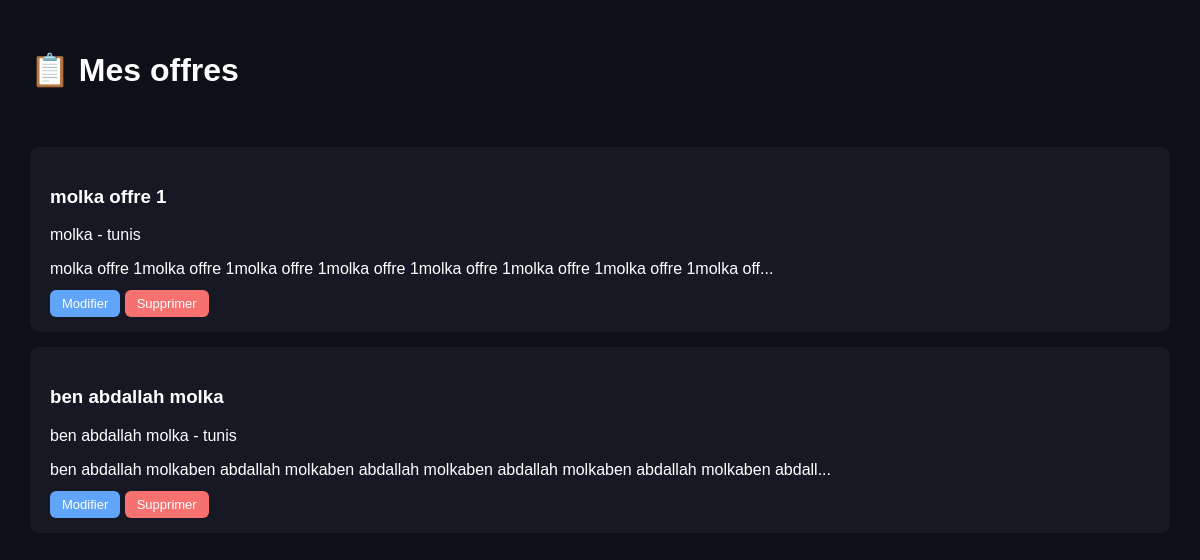
/mes_offres.php (signed in), run on an earlier commit of the app's database.
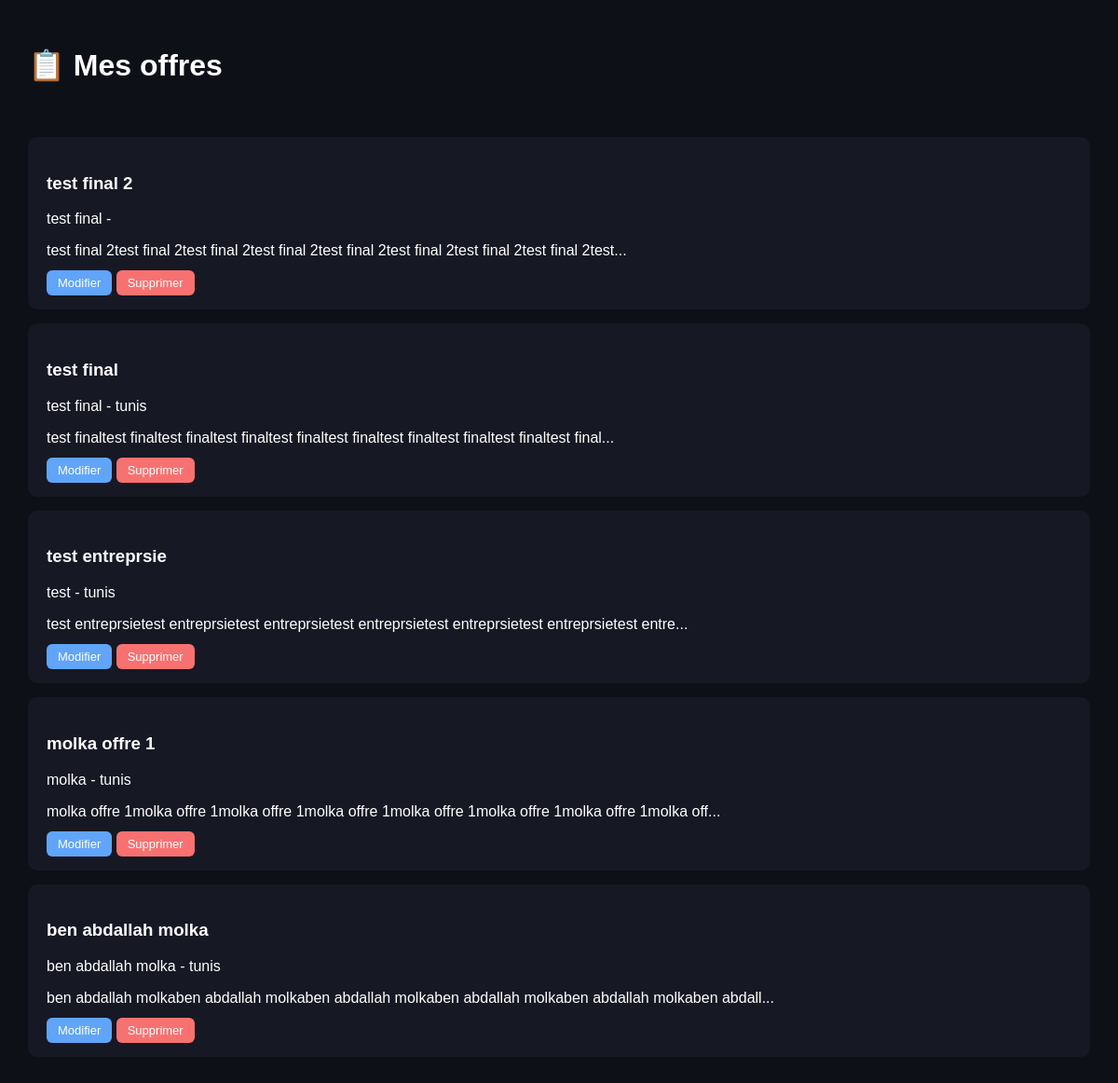
And on a later commit of the database.
### tables this page shows
CREATE TABLE `jobs` (
  `id` int(11) NOT NULL,
  `title` varchar(255) DEFAULT NULL,
  `company` varchar(255) DEFAULT NULL,
  `salary` varchar(100) DEFAULT NULL,
  `salary_max` varchar(100) DEFAULT NULL,
  `city` varchar(100) DEFAULT NULL,
  `description` text DEFAULT NULL,
  `created_at` timestamp NOT NULL DEFAULT current_timestamp(),
  `status` varchar(20) DEFAULT 'pending',
  `user_id` int(11) DEFAULT NULL,
  `contract_type` varchar(50) DEFAULT NULL,
  `category` varchar(100) DEFAULT NULL,
  `experience_level` varchar(100) DEFAULT NULL,
  `recruiter_type` varchar(50) DEFAULT NULL,
  `external_apply` tinyint(1) DEFAULT 0,
  `external_url` text DEFAULT NULL,
  `questions` longtext DEFAULT NULL,
  `company_id` int(11) DEFAULT NULL
);

### mes_offres.php (the view, shortened to what this page needs)
<?php
include "config.php";
$userId = $_SESSION["user_id"];
$stmt = $pdo->prepare("SELECT * FROM jobs WHERE user_id=? ORDER BY id DESC");
$stmt->execute([$userId]);
$jobs = $stmt->fetchAll();
?>
<!DOCTYPE html>
<html>
<head>
</head>
<body>
<div class="container">
<h1>📋 Mes offres</h1>
<br><br>
<?php if (count($jobs) > 0): ?>
    <?php foreach($jobs as $job): ?>
        <div class="card">
            <h3><?= $job["title"] ?></h3>
            <p><?= $job["company"] ?> - <?= $job["city"] ?></p>
            <p><?= substr($job["description"], 0, 100) ?>...</p>
            <a href="edit_job.php?id=<?= $job["id"] ?>" class="btn edit">Modifier</a>
            <a href="delete_job.php?id=<?= $job["id"] ?>" class="btn delete">Supprimer</a>
        </div>
    <?php endforeach; ?>
<?php else: ?>
    <p>Aucune offre pour le moment 😢</p>
<?php endif; ?>
</div>
</body>
</html>

What changed in the data, as far as the page shows it:
added jobs: title "test final 2", company "test final", description "test final 2test final 2test final 2test final 2test final 2test final 2test final 2test final 2test"
added jobs: title "test final", company "test final", city "tunis", description "test finaltest finaltest finaltest finaltest finaltest finaltest finaltest finaltest finaltest final"
added jobs: title "test entreprsie", company "test", city "tunis", description "test entreprsietest entreprsietest entreprsietest entreprsietest entreprsietest entreprsietest entre"
